Frame 1 (no input): blank canvas, image omitted
Frame 60 (the mouse pressed at the canvas centre just before this capture): blank canvas, image omitted
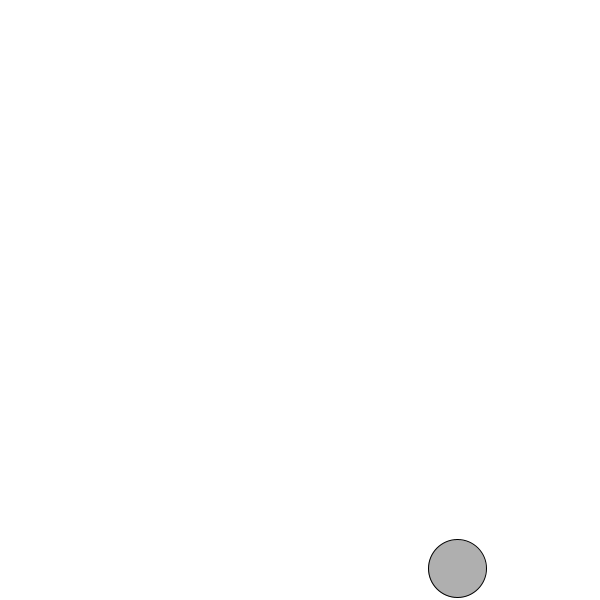
Frame 120 (the mouse held since frame 60 and released just before this capture)

The Processing sketch whose frames 1 and 60 were blank and that drew this single picture after the mouse press (run headless with seeded random() and noise(); from frame 60 on, the mouse is pressed at the canvas centre):

// Processing sketch: question_3
// ── question_3.pde
ArrayList <Object> myObject;  

void setup(){
  size(600, 600); 
  
  myObject = new ArrayList <Object>();
}

void draw(){
  background(255); 
  
  for(int i=0; i < myObject.size(); i++){
    Object o = myObject.get(i);
    
  PVector gravity = new PVector(0, .1*o.mass); 
  PVector wind = new PVector(0.1, 0); 

  o.move(); 
  o.checkBoundaries(); 
  o.display(); 
  o.addForce(gravity);
  o.addForce(wind);
  }
}

void mousePressed(){
  myObject.add(new Object(random(width), random(height)));
}


class Object{
  PVector pos, vel, accel; 
  float mass; 
  
  Object(float x, float y){
    pos = new PVector(x, y); 
    vel = new PVector(1,5); 
    accel = new PVector(0, 0); 
    
    mass = random(5, 20); 
  }
  
  void move(){
    vel.add(accel); 
    pos.add(vel); 
    
    accel.mult(0); 
  }
  
  void display() {
    stroke(0);
    fill(175);
    ellipse(pos.x,pos.y,mass*3,mass*3);
  }
  
  void checkBoundaries() {
    if (pos.x > width) {
      pos.x = width;
      vel.x *= -1;
    } else if (pos.x < 0) {
      vel.x *= -1;
      pos.x = 0;
    }
 
    if (pos.y > height) {
      vel.y *= -1;
      pos.y = height;
    }else if (pos.y <0) {
      vel.y *= -1;
      pos.y = 0;
    }
  } 
  
  void addForce(PVector force){
       force.div(mass);
    accel.add(force);

    
    
  }
}
